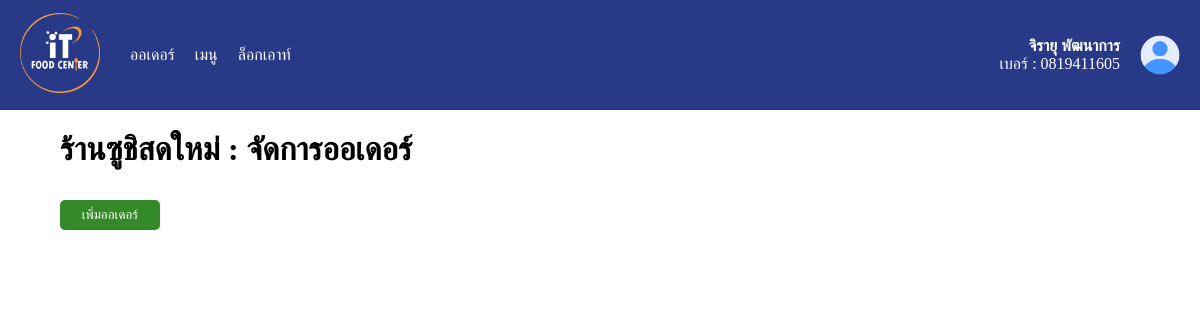
/c_orderStatus/ (signed in), run on the app's committed database.
### food_center/models.py (models this page shows, shortened)
class Cook(models.Model):
    user = models.OneToOneField(User, on_delete=models.CASCADE, null=True, blank=True)
    first_name = models.CharField(max_length=150)
    last_name = models.CharField(max_length=200, null=False)

class Restaurant(models.Model):
    class StatusChoice(models.TextChoices):
        OPEN = "O", "เปิด"
        CLOSED = "C", "ปิด"
    name = models.CharField(max_length=150)
    description = models.CharField(max_length=150)
    cook = models.ForeignKey(Cook, on_delete=models.CASCADE)
    status = models.CharField(max_length=10, choices=StatusChoice.choices, default=StatusChoice.OPEN)
    category = models.ManyToManyField(ResturantCategory)

### food_center/views.py (the view)
# urls.py: path('c_orderStatus/', c_orderStatusView.as_view(), name='c_orderStatus'),
class c_orderStatusView(LoginRequiredMixin,PermissionRequiredMixin, View):
    login_url = '/login/'
    permission_required = ["food_center.change_cook"]
    def get(self, request):
        cook = Cook.objects.get(user__username=request.user.username)
        restaurant = Restaurant.objects.get(cook=cook.id)
        order = Order.objects.filter(FoodItem__restaurant=restaurant)
        context = {
            "cook": cook,
            "restaurant":restaurant,
            "orders":order
        }
        return render(request, 'c_orderStatus.html', context)

### food_center/templates/c_orderStatus.html (shortened to what this page needs)
{% load static %}
<!DOCTYPE html>
<html lang="en">
<head>
    <link rel="stylesheet" href="{% static '/css/c_orderStatus.css' %}" />
</head>
<body>
    {% include 'c_nav.html' %}
    <main>
        <div class="category">
            <h1>{{restaurant.name}} : จัดการออเดอร์</h1>
        </div>
        <button class="add_order" onclick="window.location.href='{% url 'order_add' %}'">เพิ่มออเดอร์</button>
    </main>
</body>
</html>

### food_center/templates/c_nav.html (shortened to what this page needs)
{% load static %}
<!DOCTYPE html>
<html lang="en">
<head>
</head>
<body>
    <header>
        <nav>
            <div class="nav-logo">
                <img style="width: 80px;" src="{% static '/logo-icon/icon_png.png' %}" alt="logo">
            </div>
            <div class="nav-warp">
                <a href="{% url 'c_orderStatus' %}">ออเดอร์</a>
                <a href="{% url 'c_fooditem' %}">เมนู</a>
                <a href="{% url 'logout' %}">ล็อกเอาท์</a>
            </div>
            <div class="nav-user">
                <div class="user">
                    <strong>{{ cook.first_name }} {{ cook.last_name }}</strong><br>
                    <span>{{restaurant.description}}</span>
                </div>
                <img src="{% static '/logo-icon/userIcon.png' %}" alt="User Image">
            </div>
        </nav>
    </header>
</body>
</html>

### static/css/c_orderStatus.css (style rules this page uses)
body { background-image:url('../../static/background/home.jpg'); background-size: cover; background-position: center; height: 100vh; margin: 0; }
main { width: 90%; margin-left: auto; margin-right: auto; }
img { width: 120px; }
.add_order { background-color: #338828; color: white; border: 0; width: 100px; height: 30px; border-radius: 5px; margin-top: 10px; }

### data on the page
Cook: first_name "จิรายุ", last_name "พัฒนาการ"
Restaurant: description "เบอร์ : 0819411605", name "ร้านซูชิสดใหม่"
